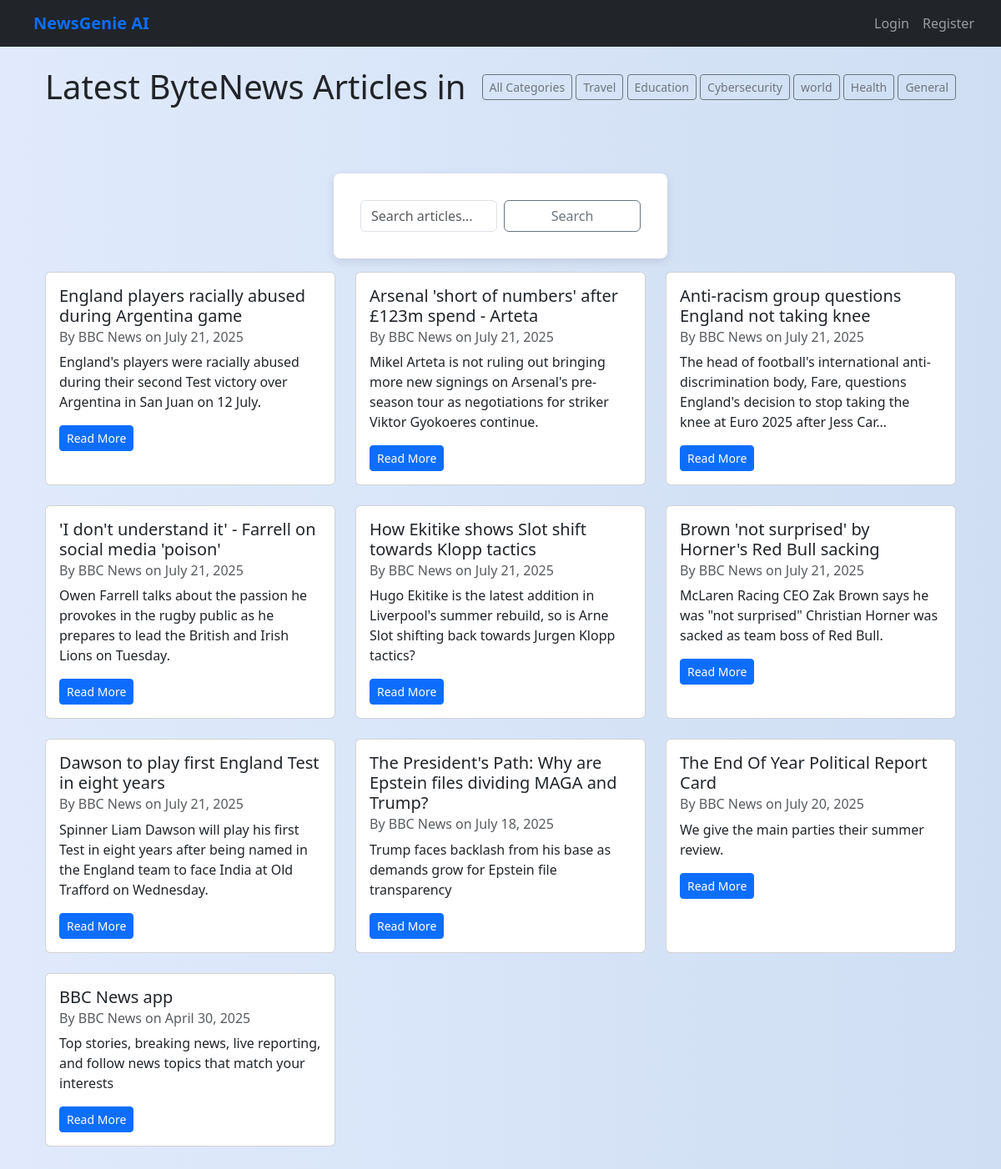
The app's page /articles/ with its own data.
### news/models.py (models this page shows, shortened)
class Category(models.Model):
    name = models.CharField(max_length=100)
    description = models.TextField(blank=True)
    class Meta:
        ordering = ['name']

class Article(models.Model):
    title = models.CharField(max_length=200)
    content = models.TextField()
    summary = models.TextField(blank=True)
    source_url = models.URLField()
    category = models.ForeignKey(Category, on_delete=models.CASCADE)
    published_date = models.DateTimeField(default=timezone.now)
    link = models.URLField(null=True, blank=True)
    publication_date = models.DateTimeField(null=True, blank=True)
    author = models.CharField(max_length=255, default='Unknown')
    created_at = models.DateTimeField(auto_now_add=True)
    audio_file = models.FileField(upload_to='audio/', blank=True, null=True)
    class Meta:
        ordering = ['-published_date']

### news/views.py (the view, shortened to what this page needs)
# urls.py: path('', ArticleListView.as_view(), name='home'),  # ✅ This name='home' must exist!
class ArticleListView(ListView):
    model = Article
    template_name = 'news/article_list.html'
    context_object_name = 'articles'
    ordering = ['-published_date']
    paginate_by = 10
    def get_queryset(self):
        queryset = super().get_queryset()
        category_name = self.request.GET.get('category')
        query = self.request.GET.get('q')
        if category_name:
            queryset = queryset.filter(category__name__iexact=category_name)
        return queryset
    def get_context_data(self, **kwargs):
        context = super().get_context_data(**kwargs)
        context['categories'] = Category.objects.all()
        context['categories'] = Category.objects.annotate(article_count=Count('article'))
        context['current_category'] = self.request.GET.get('category', '')
        context['query'] = self.request.GET.get('q', '')
        context['recommendations'] = []
        return context

### news/templates/news/article_list.html (shortened to what this page needs)
{% extends 'base.html' %}
{% block content %}
<div class="container mt-4">
    <div class="d-flex justify-content-between align-items-center mb-4">
        <h1 class="mb-0">Latest ByteNews Articles {% if current_category != 'All' %}in {{ current_category }}{% endif %}</h1>
        <div>
            <a href="{% url 'home' %}" class="btn btn-outline-secondary btn-sm {% if current_category == 'All' %}active{% endif %}">All Categories</a>
            {% for category in categories %}
                <a href="{% url 'home' %}?category={{ category.name }}" class="btn btn-outline-secondary btn-sm {% if current_category == category.name %}active{% endif %}">{{ category.name }}</a>
            {% endfor %}
        </div>
    </div>
    <form method="get" action="{% url 'home' %}" class="d-flex align-items-stretch mb-3">
        <input type="text" name="q" value="{{ search_query }}" placeholder="Search articles..." class="form-control me-2" />
        <button type="submit" class="btn btn-outline-secondary">Search</button>
    </form>
    <div class="row">
        {% for article in articles %}
        <div class="col-md-6 col-lg-4 mb-4">
            <div class="card h-100">
                <div class="card-body">
                    <h5 class="card-title">{{ article.title }}</h5>
                    <h6 class="card-subtitle mb-2 text-muted">
                        By {{ article.author }} on {{ article.publication_date|date:"F d, Y" }}
                    </h6>
                    <p class="card-text mt-2">{{ article.content|truncatechars:150 }}</p>
                    <a href="{% url 'article_detail' article.pk %}" class="btn btn-sm btn-primary">Read More</a>
                </div>
            </div>
        </div>
        {% empty %}
            <p class="col-12">No articles found.</p>
        {% endfor %}
    </div>
</div>
{% endblock %}

### static/css/styles.css (style rules this page uses)
body { font-family: 'Segoe UI', Tahoma, Geneva, Verdana, sans-serif; background: linear-gradient(to right, #e0eafc, #cfdef3); margin: 0; padding: 0; }
form { background-color: white; max-width: 400px; margin: 5rem auto; padding: 2rem; border-radius: 8px; box-shadow: 0px 4px 12px rgba(0, 0, 0, 0.1); }
button { background-color: #2980b9; color: white; border: none; padding: 0.75rem 1.5rem; width: 100%; border-radius: 5px; font-size: 1rem; transition: background-color 0.3s ease; cursor: pointer; }

### records on screen
Category: name "Travel"
Category: name "Education"
Category: name "Cybersecurity"
Category: name "world"
Category: name "Health"
Category: name "General"
Article: title "England players racially abused during Argentina game", author "BBC News", publication_date "July 21, 2025", content "England's players were racially abused during their second Test victory over Argentina in San Juan on 12 July."
Article: title "Arsenal 'short of numbers' after £123m spend - Arteta", author "BBC News", publication_date "July 21, 2025", content "Mikel Arteta is not ruling out bringing more new signings on Arsenal's pre-season tour as negotiations for striker Viktor Gyokoeres continue."
Article: title "Anti-racism group questions England not taking knee", author "BBC News", publication_date "July 21, 2025", content "The head of football's international anti-discrimination body, Fare, questions England's decision to stop taking the knee at Euro 2025 after Jess Car…"
Article: title "'I don't understand it' - Farrell on social media 'poison'", author "BBC News", publication_date "July 21, 2025", content "Owen Farrell talks about the passion he provokes in the rugby public as he prepares to lead the British and Irish Lions on Tuesday."
Article: title "How Ekitike shows Slot shift towards Klopp tactics", author "BBC News", publication_date "July 21, 2025", content "Hugo Ekitike is the latest addition in Liverpool's summer rebuild, so is Arne Slot shifting back towards Jurgen Klopp tactics?"
Article: title "Brown 'not surprised' by Horner's Red Bull sacking", author "BBC News", publication_date "July 21, 2025", content "McLaren Racing CEO Zak Brown says he was \"not surprised\" Christian Horner was sacked as team boss of Red Bull."
Article: title "Dawson to play first England Test in eight years", author "BBC News", publication_date "July 21, 2025", content "Spinner Liam Dawson will play his first Test in eight years after being named in the England team to face India at Old Trafford on Wednesday."
Article: title "The President's Path: Why are Epstein files dividing MAGA and Trump?", author "BBC News", publication_date "July 18, 2025", content "Trump faces backlash from his base as demands grow for Epstein file transparency"
Article: title "The End Of Year Political Report Card", author "BBC News", publication_date "July 20, 2025", content "We give the main parties their summer review."
Article: title "BBC News app", author "BBC News", publication_date "April 30, 2025", content "Top stories, breaking news, live reporting, and follow news topics that match your interests"
